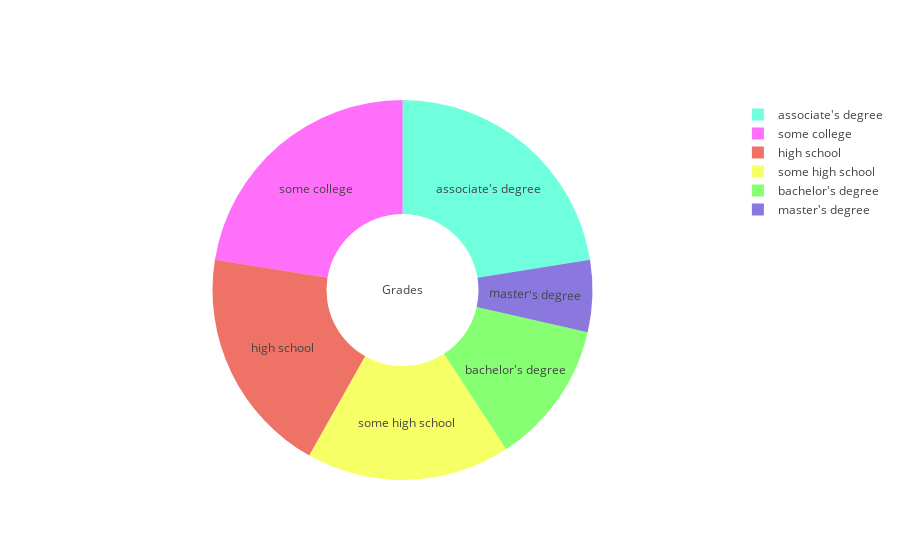

The notebook cell saved with this chart:
### Code cell
edu = sp['parental level of education'][sp['Result'] == 'P'].value_counts()

edu["associate's degree"] = (edu["associate's degree"]/971)*100
edu["some college"] = (edu["some college"]/971)*100
edu["high school"] = (edu["high school"]/971)*100
edu["some high school"] = (edu["some high school"]/971)*100
edu["bachelor's degree"] = (edu["bachelor's degree"]/971)*100
edu["master's degree"] = (edu["master's degree"]/971)*100

trace = pie_plot(edu, ['rgba(15, 255, 199, 0.6)', 
                       'rgba(255, 15, 247, 0.6)', 
                       'rgba(229, 21, 2, 0.6)', 
                       'rgba(242, 255, 0, 0.6)', 
                       'rgba(55, 255, 20, 0.6)', 
                       'rgba(60, 30, 200, 0.6)'], 
                       "Grades")

py.iplot([trace], filename="Grades")

### Figure 1 — Plotly figure (JSON) as saved in the notebook; plotly's stock layout.template omitted (floating-point values rounded to 4 significant figures)
{"data": [{"hole": 0.4, "hoverinfo": "value+percent", "labels": ["associate's degree", "some college", "high school", "some high school", "bachelor's degree", "master's degree"], "marker": {"colors": ["rgba(15, 255, 199, 0.6)", "rgba(255, 15, 247, 0.6)", "rgba(229, 21, 2, 0.6)", "rgba(242, 255, 0, 0.6)", "rgba(55, 255, 20, 0.6)", "rgba(60, 30, 200, 0.6)"]}, "textinfo": "label", "textposition": "inside", "title": {"text": "Grades"}, "type": "pie", "uid": "3e801930-0e23-4368-9203-22bc3da3ecf0", "values": [22, 22, 19, 17, 12, 6]}], "layout": {}}
